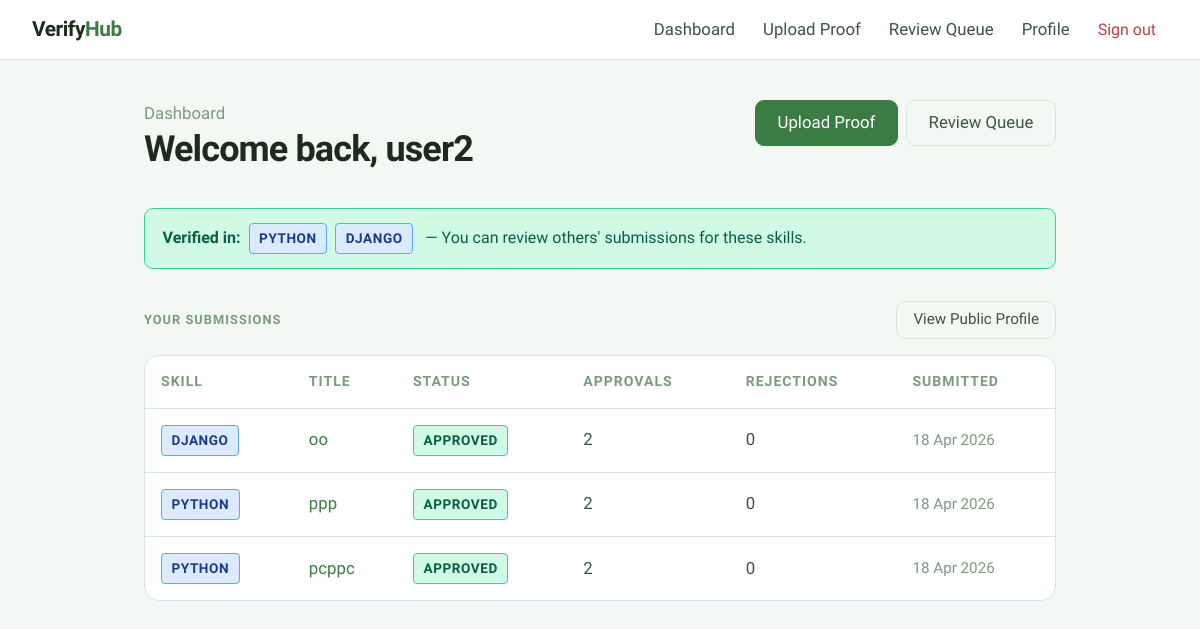
The app's page /dashboard/ (signed in) with its own data.
### core/models.py (models this page shows, shortened)
class Skill(models.Model):
    name = models.CharField(max_length=100, unique=True)

class Artifact(models.Model):
    STATUS_CHOICES = [
        ('pending',  'Pending'),
        ('approved', 'Approved'),
        ('rejected', 'Rejected'),
    ]
    contributor = models.ForeignKey(User, on_delete=models.CASCADE,
                                    related_name='artifacts')
    skill = models.ForeignKey(Skill, on_delete=models.CASCADE)
    title = models.CharField(max_length=200)
    file = models.FileField(upload_to='artifacts/')
    status = models.CharField(max_length=10,
                               choices=STATUS_CHOICES,
                               default='pending')
    submitted_at = models.DateTimeField(auto_now_add=True)
    def approve_count(self):
        return self.votes.filter(vote='approve').count()
    def reject_count(self):
        return self.votes.filter(vote='reject').count()

### core/views.py (the view)
@login_required
def dashboard(request):
    my_artifacts = Artifact.objects.filter(contributor=request.user).order_by('-submitted_at')
    my_verified_skills = Skill.objects.filter(
        artifact__contributor=request.user,
        artifact__status='approved'
    ).distinct()
    return render(request, 'core/dashboard.html', {
        'my_artifacts':       my_artifacts,
        'my_verified_skills': my_verified_skills,
    })

### core/templates/core/dashboard.html (shortened to what this page needs)
{% extends 'core/base.html' %}
{% block content %}
<div class="dash-header">
    <div>
        <p class="page-subtitle">Dashboard</p>
        <h1 class="page-title">Welcome back, {{ user.username }}</h1>
    </div>
    <div class="flex gap-1">
        <a href="/upload/" class="btn btn-primary">Upload Proof</a>
        <a href="/review/" class="btn btn-outline">Review Queue</a>
    </div>
</div>
{% if my_verified_skills %}
<div class="verified-bar">
    <strong>Verified in:</strong>
    {% for skill in my_verified_skills %}
        <span class="badge badge-skill">{{ skill.name }}</span>
    {% endfor %}
    &nbsp;— You can review others' submissions for these skills.
</div>
{% else %}
<div class="info-bar">
    You don't have any verified skills yet. Upload proof and get 2 peers to approve it to become a verifier.
</div>
{% endif %}
<div class="section-header">
    <span class="section-title">Your Submissions</span>
    <a href="/profile/{{ user.username }}/" class="btn btn-outline btn-sm">View Public Profile</a>
</div>
{% if my_artifacts %}
<div class="table-wrap">
    <table>
        <thead>
            <tr>
                <th>Skill</th>
                <th>Title</th>
                <th>Status</th>
                <th>Approvals</th>
                <th>Rejections</th>
                <th>Submitted</th>
            </tr>
        </thead>
        <tbody>
            {% for artifact in my_artifacts %}
            <tr>
                <td><span class="badge badge-skill">{{ artifact.skill.name }}</span></td>
                <td>
                    <a href="{{ artifact.file.url }}" target="_blank" class="file-link">{{ artifact.title }}</a>
                </td>
                <td><span class="badge badge-{{ artifact.status }}">{{ artifact.status }}</span></td>
                <td class="text-soft">{{ artifact.approve_count }}</td>
                <td class="text-soft">{{ artifact.reject_count }}</td>
                <td class="text-muted text-sm">{{ artifact.submitted_at|date:"d M Y" }}</td>
            </tr>
            {% endfor %}
        </tbody>
    </table>
</div>
{% else %}
<div class="empty-state card">
    <p style="font-size:0.95rem; font-weight:500; color:var(--ink-soft);">No submissions yet</p>
    <p>Upload your first proof to get started.</p>
    <a href="/upload/" class="btn btn-primary btn-sm" style="margin-top:1rem;">Upload Proof</a>
</div>
{% endif %}
{% endblock %}

### core/templates/core/base.html (shortened to what this page needs)
<!DOCTYPE html>
<html lang="en">
<head>
</head>
<body>
    <nav>
        <a class="nav-brand" href="/">Verify<span>Hub</span></a>
        <ul class="nav-links" id="navMenu">
            {% if user.is_authenticated %}
            <li><a href="/dashboard/">Dashboard</a></li>
            <li><a href="/upload/">Upload Proof</a></li>
            <li><a href="/review/">Review Queue</a></li>
            <li><a href="/profile/{{ user.username }}/">Profile</a></li>
            <li><a href="/logout/" class="nav-logout">Sign out</a></li>
            {% else %}
            <li><a href="/login/">Login</a></li>
            <li><a href="/register/"
                    style="background:var(--accent);color:#fff;padding:0.4rem 0.9rem;border-radius:var(--radius);">Get
                    Started</a></li>
            {% endif %}
        </ul>
    </nav>
    <div class="container">
        <div class="page-body">
            {% block content %}{% endblock %}
        </div>
    </div>
</body>
</html>

### core/templates/core/base.html (style rules this page uses)
:root { --ink: #1c2b1e; --ink-soft: #3d5440; --ink-muted: #7a9b7e; --paper: #f4f8f4; --surface: #ffffff; --border: #d6e8d8; --accent: #3a7d44; --accent-dk: #2c6235; --success: #2e7d4f; --danger: #b94040; --warn: #9b7a1a; --radius: 9px; --radius-lg: 15px; --shadow: 0 1px 4px rgba(28, 43, 30, 0.08), 0 4px 16px rgba(28, 43, 30, 0.06); --shadow-sm: 0 1px 3px rgba(28, 43, 30, 0.06); }
*, *::before, *::after { box-sizing: border-box; margin: 0; padding: 0; }
body { font-family: 'Plus Jakarta Sans', sans-serif; font-size: 18px; line-height: 1.65; background: var(--paper); color: var(--ink); min-height: 100vh; }
nav { background: var(--surface); border-bottom: 1px solid var(--border); padding: 0 2rem; height: 60px; display: flex; align-items: center; justify-content: space-between; position: sticky; top: 0; z-index: 100; }
.nav-brand { font-family: 'Plus Jakarta Sans', sans-serif; font-weight: 600; font-size: 1.3rem; color: var(--ink); text-decoration: none; letter-spacing: -0.02em; }
.nav-brand span { color: var(--accent); }
.nav-links { display: flex; align-items: center; gap: 0.25rem; list-style: none; }
.nav-links a { color: var(--ink-soft); text-decoration: none; font-size: 1.05rem; font-weight: 500; padding: 0.4rem 0.75rem; border-radius: var(--radius); transition: background 0.15s, color 0.15s; }
.nav-links .nav-logout { color: var(--danger); font-size: 1rem; }
.container { max-width: 960px; margin: 0 auto; padding: 0 1.5rem; }
.page-body { padding: 2.5rem 0 4rem; }
.page-title { font-family: 'Plus Jakarta Sans', sans-serif; font-weight: 600; font-size: 2.25rem; letter-spacing: -0.025em; line-height: 1.2; color: var(--ink); margin-bottom: 0.35rem; }
.page-subtitle { color: var(--ink-muted); font-size: 1.05rem; }
.btn { display: inline-flex; align-items: center; gap: 0.4rem; padding: 0.65rem 1.35rem; border-radius: var(--radius); font-size: 1.05rem; font-weight: 500; cursor: pointer; border: 1px solid transparent; text-decoration: none; transition: all 0.15s; font-family: inherit; line-height: 1.4; }
.btn-primary { background: var(--accent); color: #fff; border-color: var(--accent); }
.btn-outline { background: transparent; color: var(--ink-soft); border-color: var(--border); }
.btn-sm { padding: 0.45rem 1rem; font-size: 0.95rem; }
.badge { display: inline-block; padding: 0.25em 0.7em; border-radius: 4px; font-size: 0.85rem; font-weight: 600; letter-spacing: 0.04em; text-transform: uppercase; }
.badge-approved { background: #d1fae5; color: #065f46; border: 1px solid #34d399; }
.badge-skill { background: #dbeafe; color: #1e3a8a; border: 1px solid #60a5fa; }
table { width: 100%; border-collapse: collapse; }
thead th { text-align: left; font-size: 0.88rem; font-weight: 600; text-transform: uppercase; letter-spacing: 0.07em; color: var(--ink-muted); padding: 0.9rem 1rem; border-bottom: 1.5px solid var(--border); }
tbody td { padding: 1rem 1rem; border-bottom: 1px solid var(--border); font-size: 1.05rem; vertical-align: middle; }
tbody tr:last-child td { border-bottom: none; }
.text-muted { color: var(--ink-muted); }
.text-soft { color: var(--ink-soft); }
.text-sm { font-size: 0.95rem; }
.flex { display: flex; }
.gap-1 { gap: 0.5rem; }

### core/templates/core/dashboard.html (style rules this page uses)
.dash-header { display: flex; align-items: flex-start; justify-content: space-between; flex-wrap: wrap; gap: 1rem; margin-bottom: 2rem; }
.verified-bar { background: #d1fae5; border: 1px solid #34d399; border-radius: var(--radius); padding: 0.85rem 1.1rem; font-size: 1rem; color: #065f46; display: flex; align-items: center; flex-wrap: wrap; gap: 0.5rem; margin-bottom: 2rem; }
.verified-bar strong { font-weight: 600; }
.section-header { display: flex; align-items: center; justify-content: space-between; margin-bottom: 1rem; }
.section-title { font-size: 0.8rem; font-weight: 600; text-transform: uppercase; letter-spacing: 0.08em; color: var(--ink-muted); }
.table-wrap { background: var(--surface); border: 1px solid var(--border); border-radius: var(--radius-lg); overflow: hidden; }
.file-link { color: var(--accent); text-decoration: none; font-weight: 500; }

### records on screen
Skill: name "PYTHON"
Skill: name "DJANGO"
Artifact: skill.name "DJANGO", title "oo", status "APPROVED", approve_count "2", reject_count "0", submitted_at "18 Apr 2026"
Artifact: skill.name "PYTHON", title "ppp", status "APPROVED", approve_count "2", reject_count "0", submitted_at "18 Apr 2026"
Artifact: skill.name "PYTHON", title "pcppc", status "APPROVED", approve_count "2", reject_count "0", submitted_at "18 Apr 2026"

### other values on screen
{{ user.username }} "user2"
